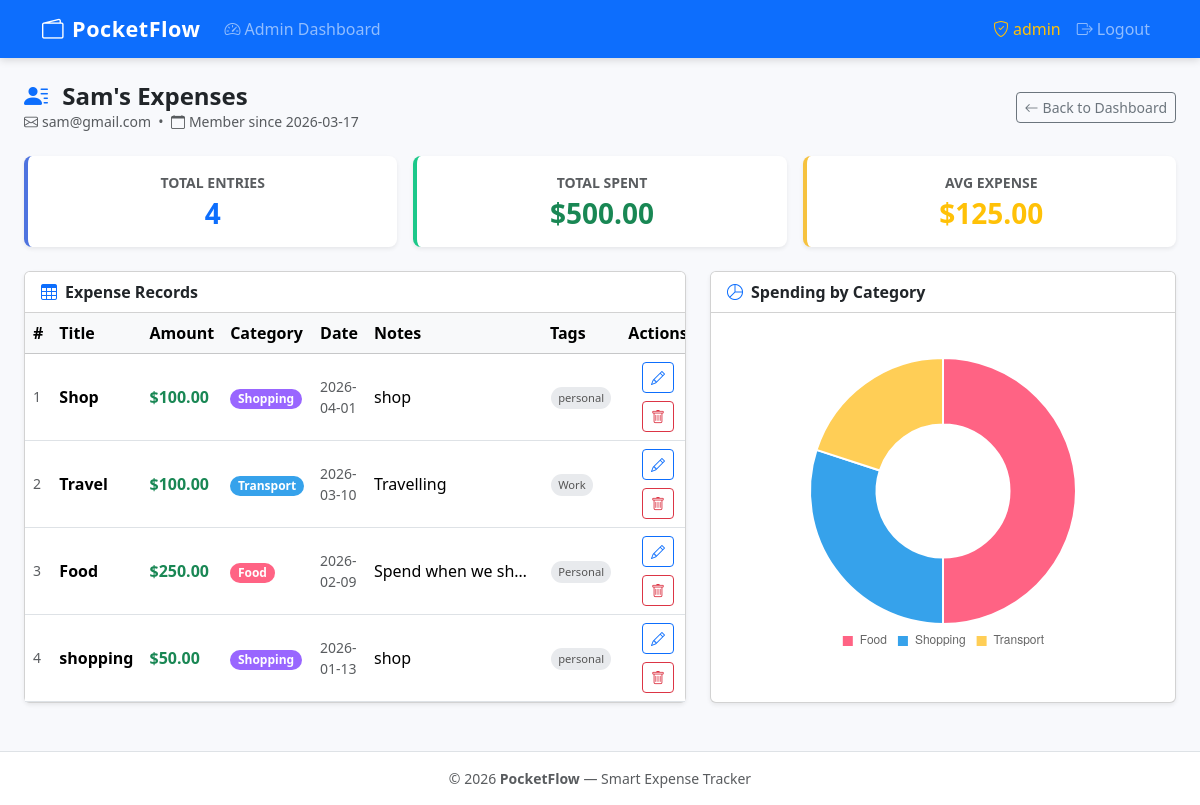
Page /admin/user/4 (signed in) on the earlier database version.
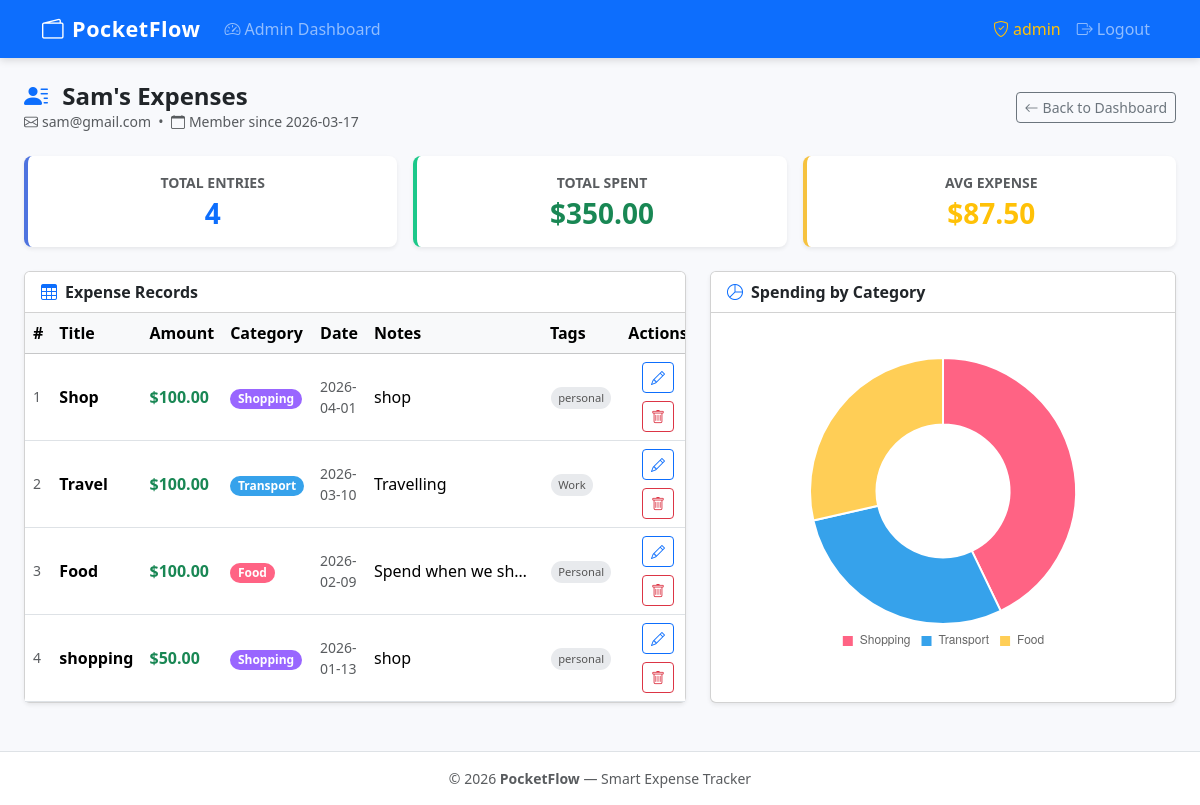
Same page on the later database version.
### tables this page shows
CREATE TABLE users (
            id            INTEGER PRIMARY KEY AUTOINCREMENT,
            username      TEXT    NOT NULL UNIQUE,
            email         TEXT    NOT NULL UNIQUE,
            password_hash TEXT    NOT NULL,
            is_admin      INTEGER NOT NULL DEFAULT 0,
            created_at    TEXT    NOT NULL DEFAULT (datetime('now'))
        , avatar TEXT NOT NULL DEFAULT '', remember_token TEXT NOT NULL DEFAULT '', remember_token_expiry INTEGER NOT NULL DEFAULT 0);

CREATE TABLE expenses (
            id         INTEGER PRIMARY KEY AUTOINCREMENT,
            user_id    INTEGER NOT NULL,
            title      TEXT    NOT NULL,
            amount     REAL    NOT NULL,
            date       TEXT    NOT NULL,
            category   TEXT    NOT NULL,
            notes      TEXT    NOT NULL DEFAULT '',
            tags       TEXT    NOT NULL DEFAULT '',
            created_at TEXT    NOT NULL DEFAULT (datetime('now')),
            updated_at TEXT    NOT NULL DEFAULT (datetime('now')),
            FOREIGN KEY (user_id) REFERENCES users(id) ON DELETE CASCADE
        );

### app.py (the view)
@app.route('/admin/user/<int:user_id>')
@admin_required
def admin_user_expenses(user_id):
    conn = get_db()
    user = conn.execute(
        'SELECT * FROM users WHERE id = ? AND is_admin = 0', [user_id]
    ).fetchone()
    if not user:
        conn.close()
        flash('User not found.', 'danger')
        return redirect(url_for('admin_dashboard'))
    expenses = conn.execute(
        'SELECT * FROM expenses WHERE user_id = ? ORDER BY date DESC, created_at DESC', [user_id]
    ).fetchall()
    total = conn.execute(
        'SELECT COALESCE(SUM(amount), 0) FROM expenses WHERE user_id = ?', [user_id]
    ).fetchone()[0]
    cat_rows = conn.execute(
        'SELECT category, SUM(amount) AS total FROM expenses WHERE user_id = ? '
        'GROUP BY category ORDER BY total DESC', [user_id]
    ).fetchall()
    conn.close()
    return render_template('admin/user_expenses.html',
        user=user,
        expenses=expenses,
        total=total,
        categories=CATEGORIES,
        cat_labels=[r['category'] for r in cat_rows],
        cat_values=[r['total'] for r in cat_rows],
    )

### app.py (called while the page is built, shortened)
def get_db():
    conn = sqlite3.connect(DATABASE)
    conn.row_factory = sqlite3.Row
    conn.execute('PRAGMA foreign_keys = ON')
    return conn

def admin_required(f):
    @wraps(f)
    def decorated(*args, **kwargs):
        if 'user_id' not in session:
            flash('Please log in to continue.', 'warning')
            return redirect(url_for('login'))
        if not session.get('is_admin'):
            flash('Admin access required.', 'danger')
            return redirect(url_for('dashboard'))
        return f(*args, **kwargs)
    return decorated

@app.before_request
def load_user_from_remember_token():
    if 'user_id' in session:
        return

### templates/admin/user_expenses.html (shortened to what this page needs)
{% extends 'base.html' %}
{% block content %}
<div class="container-fluid px-4">
  <div class="page-header mt-2">
    <div>
      <h2>
        <i class="bi bi-person-lines-fill me-2 text-primary"></i>
        {{ user.username }}'s Expenses
      </h2>
      <p class="text-muted mb-0 small">
        <i class="bi bi-envelope me-1"></i>{{ user.email }}
        &nbsp;&bull;&nbsp;
        <i class="bi bi-calendar me-1"></i>Member since {{ user.created_at[:10] }}
      </p>
    </div>
    <a href="{{ url_for('admin_dashboard') }}" class="btn btn-outline-secondary btn-sm">
      <i class="bi bi-arrow-left me-1"></i>Back to Dashboard
    </a>
  </div>
  <div class="row g-3 mb-4">
    <div class="col-sm-4">
      <div class="card stat-card primary shadow-sm text-center py-3">
        <p class="text-muted small text-uppercase fw-semibold mb-1">Total Entries</p>
        <h3 class="fw-bold text-primary mb-0">{{ expenses|length }}</h3>
      </div>
    </div>
    <div class="col-sm-4">
      <div class="card stat-card success shadow-sm text-center py-3">
        <p class="text-muted small text-uppercase fw-semibold mb-1">Total Spent</p>
        <h3 class="fw-bold text-success mb-0">${{ "%.2f"|format(total) }}</h3>
      </div>
    </div>
    <div class="col-sm-4">
      <div class="card stat-card warning shadow-sm text-center py-3">
        <p class="text-muted small text-uppercase fw-semibold mb-1">Avg Expense</p>
        <h3 class="fw-bold text-warning mb-0">
          ${{ "%.2f"|format(total / expenses|length) if expenses|length > 0 else "0.00" }}
        </h3>
      </div>
    </div>
  </div>
  <div class="row g-4">
    <div class="col-xl-7">
      <div class="card shadow-sm">
        <div class="card-header bg-white fw-semibold">
          <i class="bi bi-table me-2 text-primary"></i>Expense Records
        </div>
        {% if expenses %}
          <div class="table-responsive table-scroll">
            <table class="table table-hover align-middle mb-0">
              <thead class="table-light sticky-top">
                <tr>
                  <th>#</th>
                  <th>Title</th>
                  <th>Amount</th>
                  <th>Category</th>
                  <th>Date</th>
                  <th>Notes</th>
                  <th>Tags</th>
                  <th class="text-center">Actions</th>
                </tr>
              </thead>
              <tbody>
                {% for exp in expenses %}
                <tr>
                  <td class="text-muted small">{{ loop.index }}</td>
                  <td class="fw-semibold">{{ exp.title }}</td>
                  <td class="fw-bold text-success">${{ "%.2f"|format(exp.amount) }}</td>
                  <td>
                    <span class="badge cat-{{ exp.category }} rounded-pill">{{ exp.category }}</span>
                  </td>
                  <td class="text-muted small">{{ exp.date }}</td>
                  <td>
                    {% if exp.notes %}
                      <span class="text-truncate-note" title="{{ exp.notes }}">{{ exp.notes }}</span>
                    {% else %}
                      <span class="text-muted">—</span>
                    {% endif %}
                  </td>
                  <td>
                    {% if exp.tags %}
                      {% for tag in exp.tags.split(',') %}
                        {% if tag.strip() %}
                          <span class="tag-pill">{{ tag.strip() }}</span>
                        {% endif %}
                      {% endfor %}
                    {% else %}
                      <span class="text-muted">—</span>
                    {% endif %}
                  </td>
                  <td class="text-center">
                    <div class="d-inline-flex flex-column gap-2 align-items-center">
                      <a href="{{ url_for('admin_edit_expense', expense_id=exp.id) }}"
                         class="btn btn-sm btn-outline-primary" title="Edit">
                        <i class="bi bi-pencil"></i>
                      </a>
                      <form method="POST" action="{{ url_for('admin_delete_expense', expense_id=exp.id) }}"
                            class="delete-form d-inline">
                        <button type="submit" class="btn btn-sm btn-outline-danger" title="Delete">
                          <i class="bi bi-trash"></i>
                        </button>
                      </form>
                    </div>
                  </td>
                </tr>
                {% endfor %}
              </tbody>
            </table>
          </div>
        {% else %}
          <div class="card-body text-center text-muted py-5">
            <i class="bi bi-inbox display-4 d-block mb-3 opacity-50"></i>
            This user has no expenses yet!
          </div>
        {% endif %}
      </div>
    </div>
    <div class="col-xl-5">
      <div class="card shadow-sm h-100">
        <div class="card-header bg-white fw-semibold">
          <i class="bi bi-pie-chart me-2 text-primary"></i>Spending by Category
        </div>
        <div class="card-body d-flex align-items-center justify-content-center">
          {% if expenses %}
            <div class="chart-box w-100"><canvas id="pieChart"></canvas></div>
          {% else %}
            <p class="text-muted text-center py-4">No data yet.</p>
          {% endif %}
        </div>
      </div>
    </div>
  </div>
</div>
{% endblock %}
{% block scripts %}
<script>
  initPieChart('pieChart', {{ cat_labels|tojson }}, {{ cat_values|tojson }});
</script>
{% endblock %}

### templates/base.html (shortened to what this page needs)
<!DOCTYPE html>
<html lang="en">
<head>
  <link rel="stylesheet" href="https://cdn.jsdelivr.net/npm/bootstrap@5.3.2/dist/css/bootstrap.min.css">
  <link rel="stylesheet" href="https://cdn.jsdelivr.net/npm/bootstrap-icons@1.11.3/font/bootstrap-icons.css">
  <link rel="stylesheet" href="{{ url_for('static', filename='css/style.css') }}">
</head>
<body>
<nav class="navbar navbar-expand-lg navbar-dark bg-primary">
  <div class="container">
    <a class="navbar-brand fw-bold" href="{{ url_for('index') }}">
      <i class="bi bi-wallet2 me-2"></i>PocketFlow
    </a>
    <div class="collapse navbar-collapse" id="mainNav">
      {% if session.user_id %}
        <ul class="navbar-nav me-auto">
          {% if session.is_admin %}
            <li class="nav-item">
              <a class="nav-link {{ 'active' if request.endpoint == 'admin_dashboard' }}"
                 href="{{ url_for('admin_dashboard') }}">
                <i class="bi bi-speedometer2 me-1"></i>Admin Dashboard
              </a>
            </li>
          {% endif %}
        </ul>
        <ul class="navbar-nav ms-auto">
          {% if not session.is_admin %}
            <li class="nav-item">
              <a class="nav-link d-flex align-items-center gap-2 {{ 'active' if request.endpoint == 'profile' }}"
                 href="{{ url_for('profile') }}">
                {% if session.get('avatar') %}
                  <img src="{{ url_for('static', filename=session.avatar) }}"
                       alt="avatar"
                       style="width:26px;height:26px;object-fit:cover;border-radius:50%;border:2px solid rgba(255,255,255,.6)">
                {% else %}
                  <i class="bi bi-person-circle"></i>
                {% endif %}
                {{ session.username }}
              </a>
            </li>
          {% else %}
            <li class="nav-item">
              <span class="nav-link text-warning">
                <i class="bi bi-shield-check me-1"></i>{{ session.username }}
              </span>
            </li>
          {% endif %}
          <li class="nav-item">
            <a class="nav-link" href="{{ url_for('logout') }}">
              <i class="bi bi-box-arrow-right me-1"></i>Logout
            </a>
          </li>
        </ul>
      {% endif %}
    </div>
  </div>
</nav>
{% block content %}{% endblock %}
<footer class="py-3 bg-white border-top mt-5">
  <div class="container text-center text-muted small">
    &copy; 2026 <strong>PocketFlow</strong> &mdash; Smart Expense Tracker
  </div>
</footer>
{% block scripts %}{% endblock %}
</body>
</html>

### static/css/style.css (style rules this page uses)
:root { --pf-primary: #4e73df; --pf-success: #1cc88a; --pf-warning: #f6c23e; --pf-danger: #e74a3b; --pf-info: #36b9cc; --pf-secondary: #858796; --pf-bg: #f8f9fc; }
body { background-color: var(--pf-bg); font-family: 'Segoe UI', system-ui, -apple-system, sans-serif; min-height: 100vh; display: flex; flex-direction: column; }
.navbar { box-shadow: 0 2px 8px rgba(0,0,0,.15); }
.navbar-brand { font-size: 1.35rem; letter-spacing: .5px; }
.stat-card { border: none; border-left: 4px solid; border-radius: .5rem; transition: transform .15s, box-shadow .15s; }
.stat-card.primary { border-left-color: var(--pf-primary); }
.stat-card.success { border-left-color: var(--pf-success); }
.stat-card.warning { border-left-color: var(--pf-warning); }
.cat-Food { background-color: #FF6384 !important; }
.cat-Transport { background-color: #36A2EB !important; }
.cat-Shopping { background-color: #9966FF !important; }
.table-scroll { max-height: 460px; overflow-y: auto; }
.chart-box { position: relative; height: 300px; }
.page-header { display: flex; align-items: center; justify-content: space-between; margin-bottom: 1.5rem; flex-wrap: wrap; gap: .5rem; }
.page-header h2 { margin: 0; font-weight: 700; font-size: 1.5rem; }
.tag-pill { display: inline-block; font-size: .7rem; padding: .15rem .45rem; background: #e8eaed; border-radius: 999px; color: #555; margin: 1px; }
.text-truncate-note { max-width: 160px; display: inline-block; overflow: hidden; white-space: nowrap; text-overflow: ellipsis; vertical-align: bottom; }
footer { margin-top: auto; }

Differences in the rows shown:
changed expenses "Food": amount "250.00" → "100.00"
Other differences:
{{ "%.2f"|format(total) }}: "500.00" → "350.00"
chart data {{ cat_labels|tojson }}: ["Food", "Shopping", "Transport"] → ["Shopping", "Transport", "Food"]
chart data {{ cat_values|tojson }}: [250.0, 150.0, 100.0] → [150.0, 100.0, 100.0]
text no longer shown: "125.00"
text now shown: "87.50"
